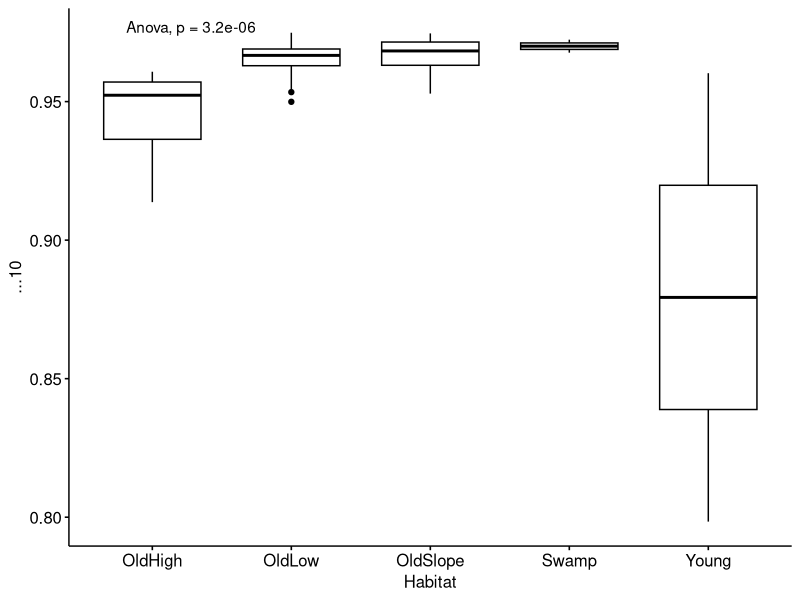
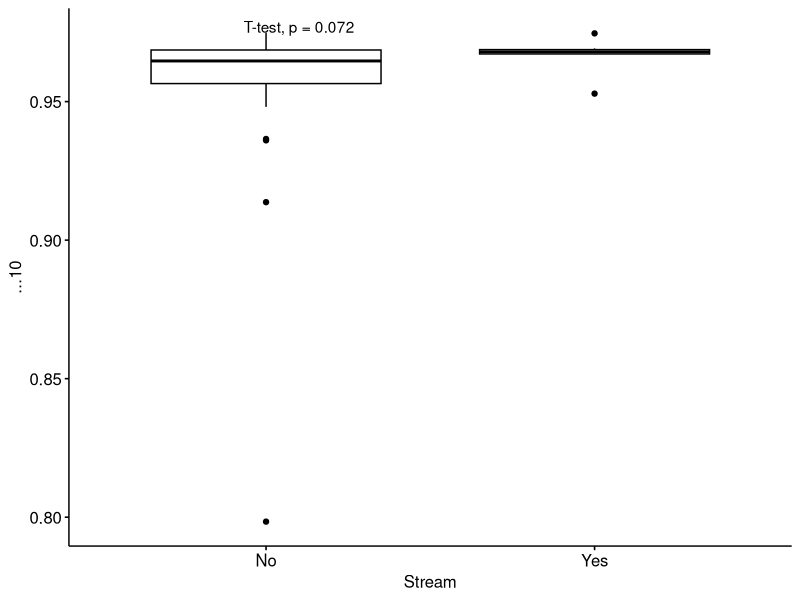

Here is the R script that generated these plots, in order:
require(tidyverse)
require(ggpubr)
require(vegan)
#dependencies

data(BCI)

data(BCI.env)

simpson <- diversity(BCI, "simpson")
# get simpson diversity index measures of trees in BCI dataset.

trees <- bind_cols(BCI.env, simpson)
#combine environmental variables with plant/tree data.

cor(trees$EnvHet, trees$...10)
#correlate Simpon indexed Environmnetal Heterogenity with Simpson index for trees.

p <- ggboxplot(trees, x = "Habitat", y = "`...10`")
#look for differences in simpson index based off habitat.

p + stat_compare_means(method = "anova")

p1 <- ggboxplot(trees, x = "Stream", y = "`...10`")
#look for differences in simpson index based off stream side habitat.

p1 + stat_compare_means(method = "t.test")